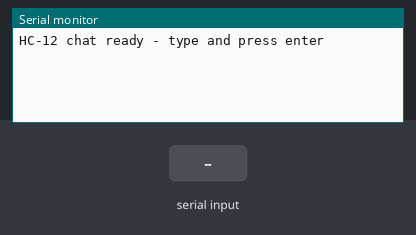
Simulated run of this sketch. Board: Arduino Uno, built with avr-gcc and run on an emulated ATmega328P. Parts: the last lines printed to the serial monitor. The inputs (shaded band) are chosen by the test bench.

Above: at 1.2 s.
1.3 s: "1" received over the second serial link
At 1.7 s:
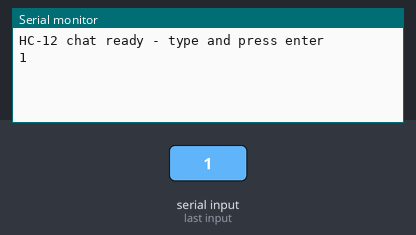
2.8 s: "0" received over the second serial link
At 4.1 s:
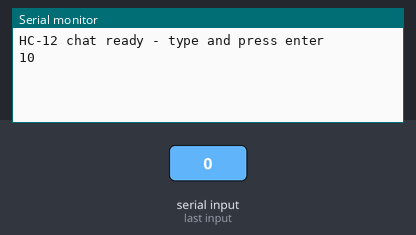

The sketch:

example.ino
```cpp
// Simple Arduino transparent serial bridge that relays data between the PC Serial Monitor and an HC-12 using SoftwareSerial on D10 (RX) / D11 (TX).
//
// Buy this module: https://shillehtek.com/products/hc-12-433mhz-serial-transceiver-si4438-arduino-esp32
// Full manual: https://shillehtek.com/blogs/shillehtek-product-manuals/hc-12-433mhz-serial-transceiver-si4438-arduino-esp32-manual
// More examples: https://github.com/shillehbean/shillehtek-examples
//

// HC-12 - Arduino transparent link (chat bridge)
// TXD->D10, RXD->D11, VCC->5V | flash the same sketch on both boards

#include <SoftwareSerial.h>

SoftwareSerial hc12(10, 11);   // RX, TX

void setup() {
  Serial.begin(9600);
  hc12.begin(9600);            // HC-12 default baud
  Serial.println("HC-12 chat ready - type and press enter");
}

void loop() {
  // radio -> serial monitor
  while (hc12.available()) {
    Serial.write(hc12.read());
  }
  // serial monitor -> radio
  while (Serial.available()) {
    hc12.write(Serial.read());
  }
}
```

Measured:
- after the input at 1.3 s, the serial monitor: prints a new line at once (image 1)
- after the input at 2.8 s, the serial monitor: prints a new line at once (image 2)
